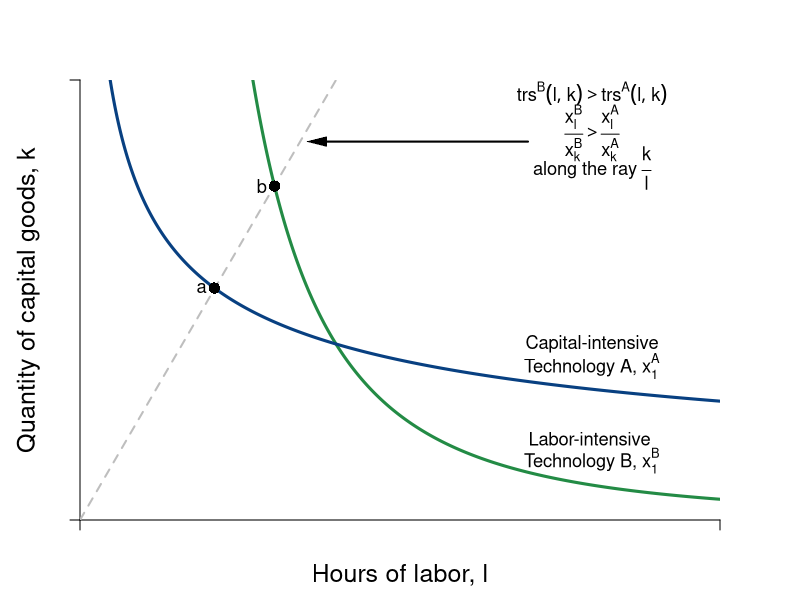

Here is the R script that generated this plot:
#Graph Designer: Simon Halliday
#Authors: Bowles, Foley and Halliday
#Title: Coordination, Conflict and Competition: A Text in Microeconomics

library(shape)
pdf(file = "firmmarketsupply/techvariables1.pdf", width = 8, height = 6)

#Set parameters for graphics
axislabelsize <- 1.5
labelsize <- 1.1
graphlinewidth <- 3
segmentlinewidth <- 2

COL <- c("#7fc97f", "#beaed4", "#fdc086", "#ffff99", "#386cb0", "#f0027f", "#bf5b17", "#666666")
COLA <- c("#e0f3db", "#99d8c9","#66c2a4","#41ae76", "#238b45", "#005824")
COLB <- c("#c6dbef", "#4eb3d3", "#2b8cbe", "#0868ac","#084081")

#Edited the margins to cater for the larger LHS labels
par(mar =  c(4, 4, 4, 4))

uFn <- function(x, y, alpha = 0.7){
  (x^alpha)*(y^(1 - alpha))
}

isoA <- function(l, alpha = 0.7, xbar = 4) {
  (xbar / l^alpha)^(1/(1 - alpha))
}

trsline <- function(x, constant = 10, slope = 4){
  constant - (slope)*x
}

ff <- function(x, c = 12, s = 1/3){
  c - s*x
}

xlims <- c(0, 10)
ylims <- c(0, 10)

npts <- 501 
x <- seq(xlims[1], xlims[2], length.out = npts)
y <- seq(ylims[1], ylims[2], length.out = npts) 
a <- c(2, 4, 6)

plot(0, 0, xlim = xlims, ylim = ylims, type = "n",
     xlab = expression(paste("")),
     ylab = expression(paste("")), 
     xaxt = "n", 
     yaxt = "n", 
     cex.lab = axislabelsize, 
     bty = "n", 
     xaxs="i", 
     yaxs="i"
)


# ticksy <- seq(from = 0, to = ylims[2], by = 1)
# ylabels <- seq(from = 0, to = ylims[2], by = 1)
# ticksx <- seq(from = 0, to = xlims[2], by = 1)
# xlabels <- seq(from = 0, to = xlims[2], by = 1)
ticksy <- c(ylims[1],  ylims[2])
ylabels <- c(NA, NA)
ticksx <- c(xlims[1], xlims[2])
xlabels <- c(NA, NA)

axis(1, at = ticksx, pos = 0, labels = xlabels)
axis(2, at = ticksy, pos = 0, labels = ylabels, las = 1)

npts <- 500 
xx1 <- seq(xlims[1], xlims[2], length.out = npts)
xx2 <- seq(0, xlims[2], length.out = npts)
xx3 <- seq(1.5, 2.5, length.out = npts)
xx4 <- seq(3, 5, length.out = npts)
xx5 <- seq(7, 9, length.out = npts)

#Draw the graphs
lines(xx1, isoA(xx1, alpha = 0.7, xbar = 4), col = COLA[5], lwd = graphlinewidth)
lines(xx1, isoA(xx1, alpha = 0.3, xbar = 4), col = COLB[5], lwd = graphlinewidth)
#lines(xx1, ff(xx1, c = 9, s = 1.34), col = COL[3], lwd = graphlinewidth)
# lines(xx3, trsline(xx3, constant = 16), col = "gray", lty = 2, lwd = graphlinewidth)
# lines(xx4, trsline(xx4, constant = 8, slope = 1), col = "gray", lty = 2, lwd = graphlinewidth)
# lines(xx5, trsline(xx5, constant = 4, slope = 0.25), col = "gray", lty = 2, lwd = graphlinewidth)
#lines(xx4, mcline(xx4, constant = totalcost(x = 3, c0 = 2, c1 = 0.05, c2 = 0.05) - 3*marginalcost(x = 3, c1 = 0.05, c2 = 0.05), slope = marginalcost(x = 3, c1 = 0.05, c2 = 0.05)), col = "gray", lty = 2, lwd = graphlinewidth)



#Label the feasible frontier
# text(3.2, 1, expression("Feasible Frontier"), cex = labelsize)
# text(3.2, 0.5, expression("(production possibilities frontier)"), cex = labelsize)
# Arrows(4.35, 0.95, 8.1, 0.95, col = "black", lty = 1, lwd = 2, arr.type = "triangle", arr.lwd = 0.5)

#Axis labels
mtext(expression(paste("Hours of labor, ", l)), side = 1, line = 2.5, cex = axislabelsize)
text(-0.8, 5, expression(paste("Quantity of capital goods, ", k)), xpd = TRUE, cex = axislabelsize, srt = 90) 


#Label the indifference curves

text(8, 4, expression(paste("Capital-intensive")), cex = labelsize)
text(8, 3.5, expression(paste("Technology A, ", x[1]^A)), cex = labelsize)

text(8, 1.85, expression(paste("Labor-intensive ")), cex = labelsize)
text(8, 1.35, expression(paste("Technology B, ", x[1]^B)), cex = labelsize)



text(8, 9.7, expression(paste(trs^B*(list(l,k)) > trs^A*(list(l,k)))), cex = labelsize)
text(8, 8.8, expression(paste(frac(x[l]^B, x[k]^B) > frac(x[l]^A, x[k]^A))), cex = labelsize)
text(8, 8, expression(paste("along the ray ", frac(k,l))), cex = labelsize)
Arrows(7, 8.6, 3.7, 8.6, col = "black", lty = 1, lwd = 2, arr.type = "triangle", arr.lwd = 0.5)

# Arrows(8, 3.6, 8, 2.4, col = "black", lty = 1, lwd = 2, arr.type = "triangle", arr.lwd = 0.5)
# 
# text(4, 6, expression(paste(trs(l,k) == frac(4,4), phantom()==1)), cex = labelsize)
# Arrows(4, 5.6, 4, 4.4, col = "black", lty = 1, lwd = 2, arr.type = "triangle", arr.lwd = 0.5)
# 
# text(4, 8, expression(paste(trs(l,k) == frac(8,2), phantom() == 4)), cex = labelsize)
# Arrows(3.05, 8, 2.3, 8, col = "black", lty = 1, lwd = 2, arr.type = "triangle", arr.lwd = 0.5)


#Label feasible and infeasible
#text(8, 9, expression(paste(trs(l,k) == frac(x[l], x[k]), phantom() == frac(mp[l], mp[k]), phantom() == -frac(dk,dl))), cex = labelsize)
#text(3, 2.5, expression(paste("with plan ", (list(x, l, k)) )), cex = labelsize)

# text(8, 8.5, expression(paste("Production set:")), cex = labelsize)
# text(8, 8, expression(paste(x = bar(x), " feasible")), cex = labelsize)
# text(8, 7.5, expression(paste("with plan ", (list(x, l, k)) )), cex = labelsize)

#text(9.5, 3.15, expression(u[2]^A), cex = labelsize)
#text(9.5, 5.85, expression(u[3]^A), cex = labelsize)


segments(0, 0, 4, ylims[2], lty = 2, col = "gray" , lwd = segmentlinewidth)

# segments(0, 8, 2.9705, 8, lty = 2, col = "gray" , lwd = segmentlinewidth)
#segments(2.9705, 0, 2.9705, 8, lty = 2, col = "gray" , lwd = segmentlinewidth)
# segments(2, 0, 2, 8, lty = 2, col = "gray" , lwd = segmentlinewidth)
# segments(4, 0, 4, 4, lty = 2, col = "gray" , lwd = segmentlinewidth)
# segments(0, 4, 4, 4, lty = 2, col = "gray" , lwd = segmentlinewidth)
# 
# 
# segments(8, 0, 8, 2, lty = 2, col = "gray" , lwd = segmentlinewidth)
# segments(0, 2, 8, 2, lty = 2, col = "gray" , lwd = segmentlinewidth)
# 
# segments(8, 0, 8,indiffA(x = 8)  , lty = 2, col = "gray" , lwd = segmentlinewidth)
# segments(0, indiffA(x = 8) , 8,indiffA(x = 8)  , lty = 2, col = "gray" , lwd = segmentlinewidth)

#Annotate points (4,4),(2,8),(8,2) on feasibility frontier
# text(4.2, 4.2, expression(paste(b)), cex = labelsize)
points(2.1, isoA(l = 2.1, alpha = 0.3, xbar = 4), pch = 16, col = "black", cex = 1.5)
text(2.1 - 0.2, isoA(l = 2.1, alpha = 0.3, xbar = 4), expression(paste(a)), cex = labelsize)


points(3.04, isoA(l = 3.04, alpha = 0.7, xbar = 4), pch = 16, col = "black", cex = 1.5)
text(3.04 - 0.2, isoA(l = 3.04, alpha = 0.7, xbar = 4), expression(paste(b)), cex = labelsize)

#points(4.8, indiffA(x = 4.8, alpha = 0.7), pch = 16, col = "black", cex = 1.5)


# text(7, 8, expression(paste("Lily's Utility: ", u^L*(list(x^L, y^L)) == (x^L)^{0.7}*(y^L)^{0.3})), cex = labelsize)
# text(7, 7, expression(paste("Peyton's Utility: ", u^P*(list(x^P, y^P)) == (x^P)^{0.5}*(y^P)^{0.5})), cex = labelsize)



dev.off()
